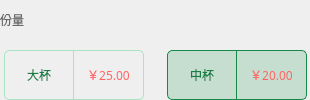
                        <widget class="QWidget" name="widget_27" native="true">
                         <layout class="QVBoxLayout" name="verticalLayout_12">
                          <property name="spacing">
                           <number>10</number>
                          </property>
                          <property name="leftMargin">
                           <number>0</number>
                          </property>
                          <property name="topMargin">
                           <number>0</number>
                          </property>
                          <property name="rightMargin">
                           <number>0</number>
                          </property>
                          <property name="bottomMargin">
                           <number>0</number>
                          </property>
                          <item>
                           <widget class="QWidget" name="widget_28" native="true">
                            <layout class="QHBoxLayout" name="horizontalLayout_27">
                             <property name="spacing">
                              <number>0</number>
                             </property>
                             <property name="leftMargin">
                              <number>0</number>
                             </property>
                             <property name="topMargin">
                              <number>0</number>
                             </property>
                             <property name="rightMargin">
                              <number>0</number>
                             </property>
                             <property name="bottomMargin">
                              <number>0</number>
                             </property>
                             <item>
                              <widget class="QLabel" name="label_12">
                               <property name="minimumSize">
                                <size>
                                 <width>0</width>
                                 <height>25</height>
                                </size>
                               </property>
                               <property name="maximumSize">
                                <size>
                                 <width>1000</width>
                                 <height>25</height>
                                </size>
                               </property>
                               <property name="styleSheet">
                                <string notr="true">color:rgb(102, 102, 102);</string>
                               </property>
                               <property name="text">
                                <string>份量</string>
                               </property>
                              </widget>
                             </item>
                             <item>
                              <spacer name="horizontalSpacer_10">
                               <property name="orientation">
                                <enum>Qt::Horizontal</enum>
                               </property>
                               <property name="sizeHint" stdset="0">
                                <size>
                                 <width>286</width>
                                 <height>20</height>
                                </size>
                               </property>
                              </spacer>
                             </item>
                            </layout>
                           </widget>
                          </item>
                          <item>
                           <widget class="QWidget" name="widget_29" native="true">
                            <layout class="QHBoxLayout" name="horizontalLayout_28">
                             <property name="spacing">
                              <number>20</number>
                             </property>
                             <property name="leftMargin">
                              <number>1</number>
                             </property>
                             <property name="topMargin">
                              <number>0</number>
                             </property>
                             <property name="rightMargin">
                              <number>0</number>
                             </property>
                             <property name="bottomMargin">
                              <number>0</number>
                             </property>
                             <item>
                              <widget class="QWidget" name="menu_config_weight_big" native="true">
                               <property name="minimumSize">
                                <size>
                                 <width>140</width>
                                 <height>50</height>
                                </size>
                               </property>
                               <property name="maximumSize">
                                <size>
                                 <width>140</width>
                                 <height>50</height>
                                </size>
                               </property>
                               <layout class="QHBoxLayout" name="horizontalLayout_29">
                                <property name="spacing">
                                 <number>0</number>
                                </property>
                                <property name="leftMargin">
                                 <number>0</number>
                                </property>
                                <property name="topMargin">
                                 <number>0</number>
                                </property>
                                <property name="rightMargin">
                                 <number>0</number>
                                </property>
                                <property name="bottomMargin">
                                 <number>0</number>
                                </property>
                                <item>
                                 <widget class="QLabel" name="weight_big_l">
                                  <property name="styleSheet">
                                   <string notr="true">border-top-left-radius:5px;
border-bottom-left-radius:5px;
border: 1px solid rgb(169, 227, 196);
color:rgb(20, 126, 69);</string>
                                  </property>
                                  <property name="text">
                                   <string>大杯</string>
                                  </property>
                                  <property name="alignment">
                                   <set>Qt::AlignCenter</set>
                                  </property>
                                 </widget>
                                </item>
                                <item>
                                 <widget class="QLabel" name="weight_big_money_l">
                                  <property name="font">
                                   <font>
                                    <family>Microsoft YaHei</family>
                                   </font>
                                  </property>
                                  <property name="styleSheet">
                                   <string notr="true">border-top-right-radius:5px;
border-bottom-right-radius:5px;
border-top: 1px solid rgb(169, 227, 196);
border-bottom: 1px solid rgb(169, 227, 196);
border-right: 1px solid rgb(169, 227, 196);
color:rgb(255, 100, 100);</string>
                                  </property>
                                  <property name="text">
                                   <string>￥25.00</string>
                                  </property>
                                  <property name="alignment">
                                   <set>Qt::AlignCenter</set>
                                  </property>
                                 </widget>
                                </item>
                               </layout>
                              </widget>
                             </item>
                             <item>
                              <widget class="QWidget" name="menu_config_weight_mid" native="true">
                               <property name="minimumSize">
                                <size>
                                 <width>140</width>
                                 <height>50</height>
                                </size>
                               </property>
                               <property name="maximumSize">
                                <size>
                                 <width>140</width>
                                 <height>50</height>
                                </size>
                               </property>
                               <property name="styleSheet">
                                <string notr="true"/>
                               </property>
                               <layout class="QHBoxLayout" name="horizontalLayout_30">
                                <property name="spacing">
                                 <number>0</number>
                                </property>
                                <property name="leftMargin">
                                 <number>0</number>
                                </property>
                                <property name="topMargin">
                                 <number>0</number>
                                </property>
                                <property name="rightMargin">
                                 <number>0</number>
                                </property>
                                <property name="bottomMargin">
                                 <number>0</number>
                                </property>
                                <item>
                                 <widget class="QLabel" name="weight_mid_l">
                                  <property name="styleSheet">
                                   <string notr="true">background-color:rgba(44,159,97,0.22);
border-top-left-radius:5px;
border-bottom-left-radius:5px;
border: 1px solid rgb(21, 136, 74);
color:rgb(20, 126, 69);</string>
                                  </property>
                                  <property name="text">
                                   <string>中杯</string>
                                  </property>
                                  <property name="alignment">
                                   <set>Qt::AlignCenter</set>
                                  </property>
                                 </widget>
                                </item>
                                <item>
                                 <widget class="QLabel" name="weight_mid_money_l">
                                  <property name="font">
                                   <font>
                                    <family>Microsoft YaHei</family>
                                   </font>
                                  </property>
                                  <property name="styleSheet">
                                   <string notr="true">background-color:rgba(44,159,97,0.22);
border-top-right-radius:5px;
border-bottom-right-radius:5px;
border-top: 1px solid rgb(21, 136, 74);
border-bottom: 1px solid rgb(21, 136, 74);
border-right: 1px solid rgb(21, 136, 74);
color:rgb(255, 100, 100);</string>
                                  </property>
                                  <property name="text">
                                   <string>￥20.00</string>
                                  </property>
                                  <property name="alignment">
                                   <set>Qt::AlignCenter</set>
                                  </property>
                                 </widget>
                                </item>
                               </layout>
                              </widget>
                             </item>
                            </layout>
                           </widget>
                          </item>
                         </layout>
                        </widget>
